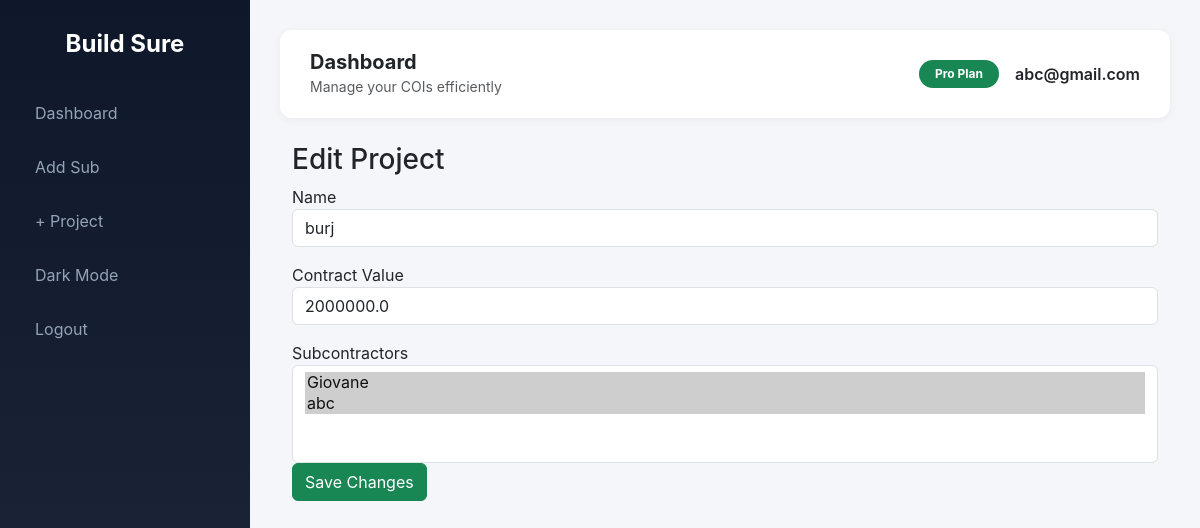
Before: /edit_project/1 (signed in) with the older database file.
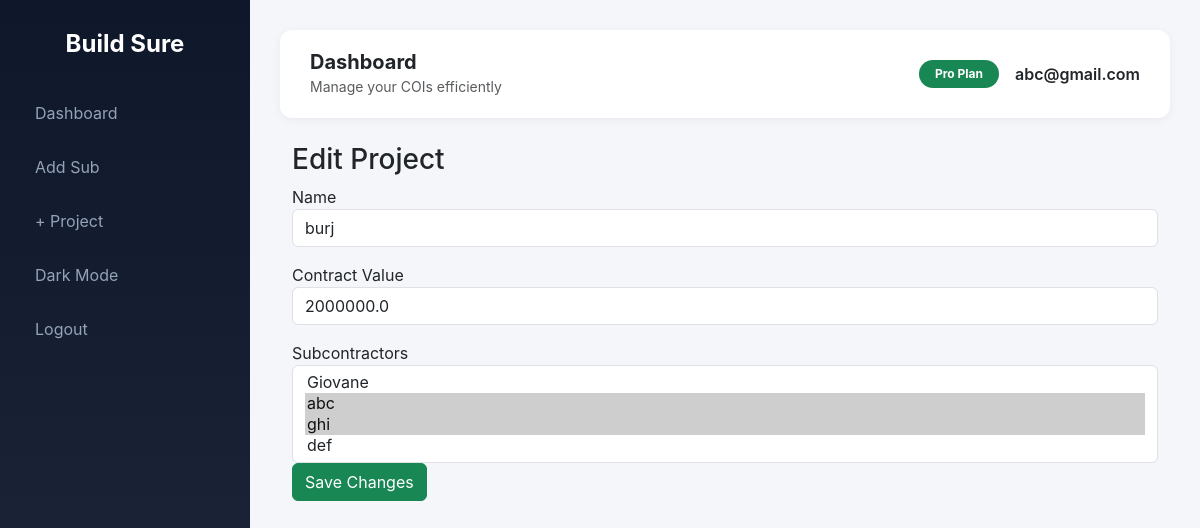
After: the same page with the newer database file.
### main.py (models this page shows, shortened)
class ProjectSubcontractor(db.Model):
    id = db.Column(db.Integer, primary_key=True)
    project_id = db.Column(db.Integer, db.ForeignKey('project.id'))
    subcontractor_id = db.Column(db.Integer, db.ForeignKey('subcontractor.id'))
    approved_for_project = db.Column(db.Boolean, default=False)
    subcontractor = db.relationship('Subcontractor')
    coverage_limit = db.Column(db.Float, default=1000000)

class Subcontractor(db.Model):
    id = db.Column(db.Integer, primary_key=True)
    user_id = db.Column(
        db.Integer,
        db.ForeignKey('user.id'),
        nullable=False
    )
    name = db.Column(db.String(150))
    email = db.Column(db.String(150))
    phone = db.Column(db.String(30))
    role = db.Column(db.String(100))
    timezone = db.Column(db.String(50))
    coi_expiration = db.Column(db.Date)
    last_reminder_sent = db.Column(db.DateTime)
    documents = db.relationship(
        "Document",
        backref="sub",
        lazy=True,
        cascade="all, delete-orphan"
    )

### main.py (the view, shortened to what this page needs)
@app.route("/edit_project/<int:project_id>", methods=["GET", "POST"])
@login_required
def edit_project(project_id):
    project = Project.query.filter_by(
        id=project_id,
        user_id=current_user.id
    ).first_or_404()
    subs = Subcontractor.query.filter_by(
        user_id=current_user.id
    ).all()
    return render_template(
        "edit_project.html",
        project=project,
        subs=subs
    )

### main.py (called while the page is built)
@login_manager.user_loader
def load_user(user_id):
    return db.session.get(User, int(user_id))

### templates/edit_project.html
{% extends "base.html" %}
{% block content %}
<h3>Edit Project</h3>
<form method="POST">
    <div class="mb-3">
        <label>Name</label>
        <input type="text" name="name"
               class="form-control"
               value="{{ project.name }}">
    </div>
    <div class="mb-3">
        <label>Contract Value</label>
        <input type="number" step="0.01"
               name="contract_value"
               class="form-control"
               value="{{ project.contract_value }}">
    </div>
    <label>Subcontractors</label>
    <select name="subcontractors" multiple class="form-control">
        {% for sub in subs %}
            <option value="{{ sub.id }}"
            {% for link in project.subs %}
                {% if link.subcontractor_id == sub.id %}
                    selected
                {% endif %}
            {% endfor %}
            >
            {{ sub.name }}
            </option>
        {% endfor %}
    </select>
    <button type="submit" class="btn btn-success">
        Save Changes
    </button>
</form>
{% endblock %}

Changed rows visible on the page:
removed ProjectSubcontractor: subcontractors "Giovane ☑ / abc ☑"
added ProjectSubcontractor: subcontractors "Giovane / abc ☑ / ghi ☑ / def"
